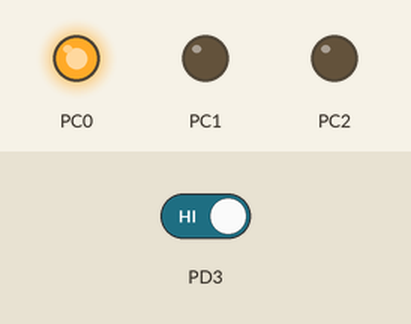
A program run on a simulated ATmega32, built with avr-gcc and emulated at 16 MHz. Parts: output pins drawn as LEDs (lit = HIGH). The test bench sets the inputs (shaded band); at power-on: PD3 HIGH.

Above: at 0.25 s.
At 1.2 s:
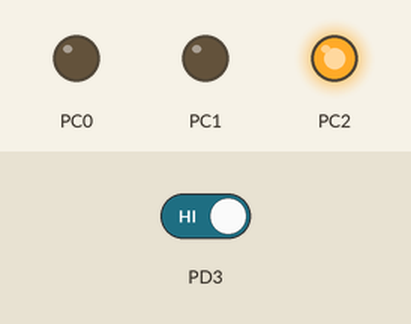
1.3 s: PD3 driven LOW
At 6.3 s:
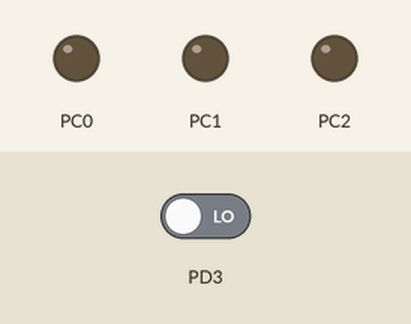
Timing chart, 0 to 10.3 s (numbered marks = the images above; inputs shaded):
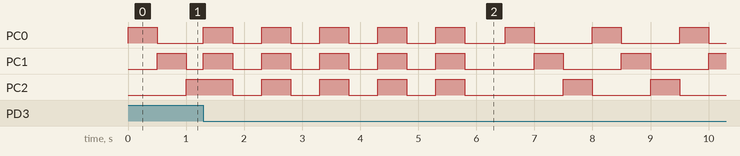

The program:

main.c
```c
#include <avr/interrupt.h>
#include <avr/io.h>
#include <util/delay.h>


void INT1_init (void){
	DDRD &= ~(1<<3);
	MCUCR |= (1<<ISC11);
	MCUCR &= ~(1<<ISC10);
	GICR |= (1<<INT1);
	SREG |= (1<<7);
}

ISR(INT1_vect){
	char i = 0;
	for (i = 0; i<5; i++){
		PORTC |= (1<<0) | (1<<1) | (1<<2);
		_delay_ms(500);
		PORTC &= ~(1<<0) & ~(1<<1) & ~(1<<2);
		_delay_ms(500);
		GIFR |= (1<<INTF1);
	}
}


int main(){
	DDRC |= (1<<0);
	DDRC |= (1<<1);
	DDRC |= (1<<2);
	PORTC &= ~(1<<0);
	PORTC &= ~(1<<1);
	PORTC &= ~(1<<2);
	INT1_init();

	while (1){
		PORTC |= 1;
		_delay_ms(500);
		PORTC &=~ 1;
		PORTC |= (1<<1);
		_delay_ms(500);
		PORTC &= ~(1<<1);
		PORTC |= (1<<2);
		_delay_ms(500);
		PORTC &= ~(1<<2);
	}
}
```
